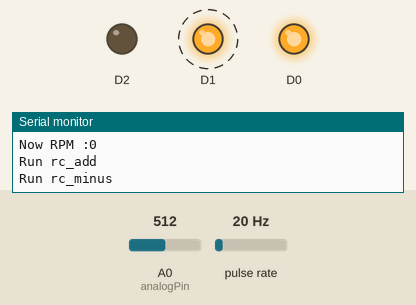
Recording of a sketch running on a simulated ESP8266 (NodeMCU). Parts: output pins drawn as LEDs (lit = HIGH), the last lines printed to the serial monitor. Wiring (inferred from the names in the program): pulse sensor: data D3. Dashed ring = blinking. The test bench sets the inputs (shaded band); at power-on: pulse rate 20 Hz, A0 (analogPin) = 512.

Above: at 1.2 s.
1.3 s: pulse rate set to 196 Hz
At 2.3 s:
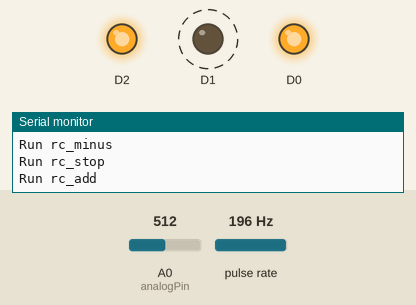
4.3 s: pulse rate set to 4 Hz
5.9 s: pulse rate set to 100 Hz
At 6.3 s:
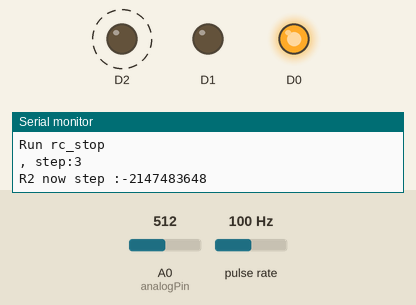
Timing chart, 0 to 14.9 s (numbered marks = the images above; inputs shaded):
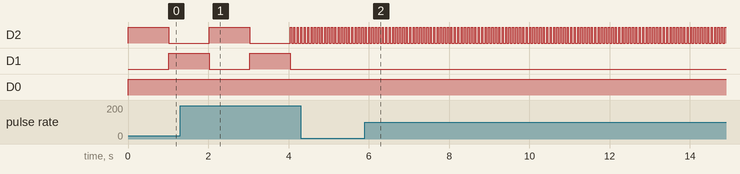

Measured:
- by itself, D2: alternates HIGH for 0.03 s and LOW for 0.05 s

The sketch:

NSR150_RC_COMPUTER.ino
```cpp
/*
 * NSR-150 RC電腦 V0.1
 * Release Date: 2018-09-04
 * By 羽山秋人 (http://3wa.tw)
 * GitHub: https://github.com/shadowjohn/NSR150_RC_Computer
 *
 * 接腳參考
   #define enA D0
   #define in1 D1
   #define in2 D2
   #define rpm D3
*/

int analogPin= A0;
int raw= 0;
float Vin = 5.0;
float Vout = 0;
float R1 = 1000; //R1 是參考電阻
float R2 = 0; //記錄 RC 目前的電阻值，如 1000Ω~4300Ω
float buffer= 0;

//long randRPM;
long now;
long startMillis;
long currentMillis;


bool start_test_flag = true;
int min_data = 0;
int max_data = 0;


int step_10 = 0;

//用來測試爬梯子的轉速訊號
//int rpm_arr[7] = { 0,2000,4000,6000,8000,10000,12000 };
//int rs = 0;
//int rs_am = 1;

//用來偵測 D3 腳抓引擎轉速的部分
const int firePin = D3;
const int fireInt = 0;
const unsigned int pulsesPR = 1;
unsigned long lastPT = 0;
unsigned long rpm = 0;
int rpm_int;
int rpm_to_disp;

void setup()
{
  Serial.begin(9600);
  pinMode(D0, OUTPUT);
  pinMode(D1, OUTPUT);
  pinMode(D2, OUTPUT);
  randomSeed(analogRead(0));
  pinMode(firePin, INPUT);
  attachInterrupt(fireInt, &fireIsr, RISING);

}
void fireIsr()
{
  unsigned long now = micros();
  unsigned long duringInt = now - lastPT;
  if (duringInt > 5000)
  {
     rpm = 60000000UL/(duringInt * pulsesPR); //轉速訊號會在這取得!!!
     lastPT = now;
     //rpm_int=int(rpm);
  }

}
void rc_stop()
{
  //函式五，馬達停止
  Serial.println("Run rc_stop");
  digitalWrite(D0, HIGH);
  digitalWrite(D1, LOW);
  digitalWrite(D2, LOW);
}
void rc_add(){
  //函式三：馬達旋轉(RC開)
  Serial.println("Run rc_add");
  digitalWrite(D0, HIGH);
  digitalWrite(D1, LOW);
  digitalWrite(D2, HIGH);
  delay(10);
}
void rc_minus(){
  //函式四：馬達旋轉(RC關)
  Serial.println("Run rc_minus");
  digitalWrite(D0, HIGH);
  digitalWrite(D1, HIGH);
  digitalWrite(D2, LOW);
  delay(10);
}
void updateR2(){
  //取得目前RC姿態，將電阻值存到 R2
  raw= analogRead(analogPin);
  if(raw)
  {
    buffer= raw * Vin;
    //Serial.print("Vin:");
    //Serial.println(Vin);
    //Serial.print("raw:");
    //Serial.println(raw);

    Vout= (buffer)/1350.0;
    buffer= (Vin/Vout) -1;
    R2= R1 * buffer;
    //Serial.print("Vout: ");
    //Serial.println(Vout);
    //Serial.print("R2: ");
    //Serial.println(R2);
    //delay(200);
  }
}
int rpm_to_step(int rpm)
{
  //函式二：什麼樣的轉速要用第幾級
  if(rpm<5000)
  {
    return 1;
  }
  if(rpm>=5000 & rpm < 5500)
  {
    return 2;
  }
  if(rpm>=5500 & rpm < 6500)
  {
    return 3;
  }
  if(rpm >= 6500 && rpm < 7000)
  {
    return 4;
  }
  if(rpm >= 7000)
  {
    return 5;
  }
}
void rc_run_step(int step)
{
  //函式六：依轉速自動旋轉至對應級別
  int r2_now_step = (R2-min_data) / step_10;
  Serial.println();
  Serial.print("R2 now step :");
  Serial.println(r2_now_step);
  Serial.println();

  if(r2_now_step==step)
  {
    rc_stop();
  }
  else if(r2_now_step < step)
  {
    if(r2_now_step < 5)
    {
      rc_add();
    }
    else
    {
      rc_stop();
    }
  }
  else if(r2_now_step > step)
  {
    if( r2_now_step > 1)
    {
      rc_minus();
    }
    else
    {
      rc_stop();
    }
  }
}
void loop()
{
  //依D3取得引擎轉速
  noInterrupts();
  rpm_to_disp=int(rpm);
  interrupts();
  Serial.println();
  Serial.print("Now RPM :");
  Serial.println(rpm_to_disp);


  if(start_test_flag==true) ////測試模式
  {
    //開機時進入測試模式， RC 開關二次，第二次記錄最低點電阻、最高點電阻當參考值
    rc_add();
    delay(1000);
    rc_minus();
    delay(1000);
    rc_stop();
    updateR2();
    min_data=R2;
    rc_add();
    delay(1000);
    rc_stop();
    updateR2();
    max_data=R2;
    rc_minus();
    delay(1000);
    start_test_flag=false;
    startMillis = millis();
    step_10 = (max_data - min_data) / 6;

    //用來測試隨機轉速
    //randRPM = random(0,11000);
  }
  currentMillis = millis();
  /*Serial.println();
  Serial.print("R2:");
  Serial.println(R2);
  Serial.print("min_data:");
  Serial.println(min_data);
  Serial.print("max_data:");
  Serial.println(max_data);
  */
  rc_stop();
  updateR2();
  //delay(100);
  /*if(currentMillis-startMillis>=1000)
  {
    startMillis=currentMillis;
    rs=rs+rs_am;
    randRPM = rpm_arr[rs];
    if(rs> (sizeof(rpm_arr)/sizeof(int))-1) rs_am *=-1;
    if(rs<=0) rs_am*=-1;

  }
  */
  int rpm_steps = rpm_to_step(rpm_to_disp);
  Serial.println();
  //Serial.print("randRPM:");
  //Serial.print(randRPM);
  Serial.print(", step:");
  Serial.print(rpm_steps);
  rc_run_step(rpm_steps);

}
```
